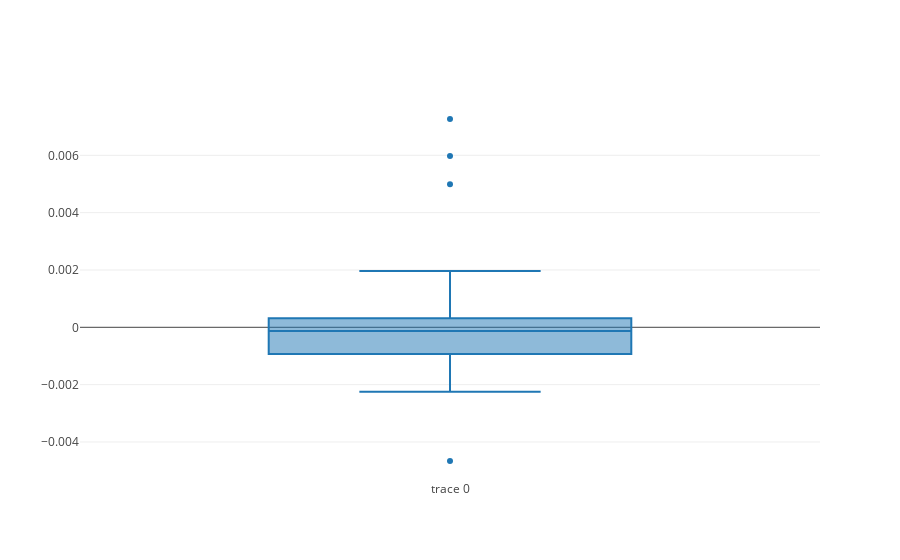

Notebook code cell kept with this figure:
### Markdown cell above
## BOX PLOT FOR OLS ##

### Code cell
trace1 = go.Box(
    y = (predict_ols - Y_test)
)
data = [trace1]
plot.iplot(data)

### Figure 1 — Plotly figure (JSON) as saved in the notebook; plotly's stock layout.template omitted (floating-point values rounded to 4 significant figures)
{"data": [{"type": "box", "y": [-0.004664, -0.001463, -0.00129, -0.0004007, -5.619e-05, -0.0006345, -0.001361, 0.000287, 0.001873, 0.001965, -0.0008247, -0.0004807, -0.0006497, -0.0001336, 0.00499, -0.002246, -0.0001078, 0.007268, 0.0005682, -0.001167, 0.001767, -0.0001313, -6.121e-05, -0.0003117, -0.001281, 0.0002344, -0.0009331, 0.0003157, 0.005973, -2.909e-06]}], "layout": {}}
